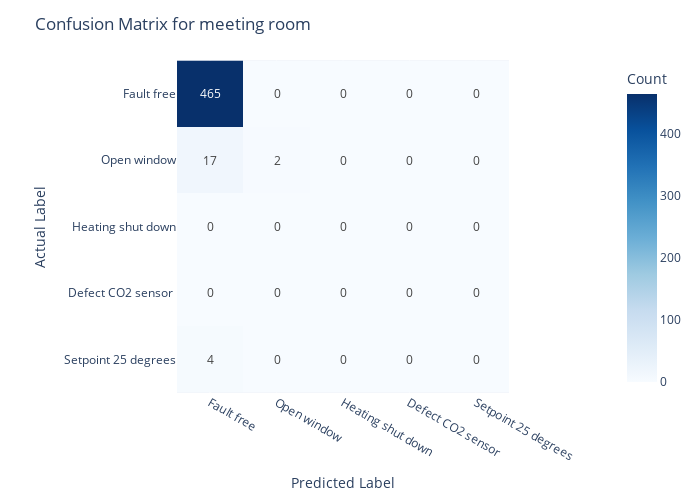

Notebook code cell kept with this figure:
### Code cell
# Define all possible classes
all_classes = [0, 1, 2, 3, 4]  

# Compute confusion matrix with fixed labels
cm = confusion_matrix(test_y, y_pred, labels=all_classes)

# Convert to DataFrame
df_cm = pd.DataFrame(cm, index=all_classes, columns=all_classes)

# Create interactive Plotly heatmap
fig = px.imshow(df_cm, 
                text_auto=True,  
                color_continuous_scale='Blues',  
                labels=dict(x="Predicted", y="Actual", color="Count"))

# Set axis labels and tick values to only show whole numbers (0,1,2,3)
fig.update_layout(
    title="Confusion Matrix for meeting room",
    xaxis_title="Predicted Label",
    yaxis_title="Actual Label",
    xaxis=dict(tickmode='array', tickvals=[0,1,2,3,4], ticktext=['Fault free','Open window','Heating shut down','Defect CO2 sensor','Setpoint 25 degrees']),
    yaxis=dict(tickmode='array', tickvals=[0,1,2,3,4], ticktext=['Fault free','Open window','Heating shut down','Defect CO2 sensor ','Setpoint 25 degrees']), 
    width=700,  # Set width of the figure
    height=500  # Set height of the figure
)

# Show plot
fig.show()

### Figure 1 — Plotly figure (JSON) as saved in the notebook; plotly's stock layout.template omitted (floating-point values rounded to 4 significant figures)
{"data": [{"coloraxis": "coloraxis", "hovertemplate": "Predicted: %{x}<br>Actual: %{y}<br>Count: %{z}<extra></extra>", "name": "0", "texttemplate": "%{z}", "type": "heatmap", "x": [0, 1, 2, 3, 4], "xaxis": "x", "y": [0, 1, 2, 3, 4], "yaxis": "y", "z": [[465, 0, 0, 0, 0], [17, 2, 0, 0, 0], [0, 0, 0, 0, 0], [0, 0, 0, 0, 0], [4, 0, 0, 0, 0]]}], "layout": {"coloraxis": {"colorbar": {"title": {"text": "Count"}}, "colorscale": [[0, "rgb(247,251,255)"], [0.125, "rgb(222,235,247)"], [0.25, "rgb(198,219,239)"], [0.375, "rgb(158,202,225)"], [0.5, "rgb(107,174,214)"], [0.625, "rgb(66,146,198)"], [0.75, "rgb(33,113,181)"], [0.875, "rgb(8,81,156)"], [1, "rgb(8,48,107)"]]}, "height": 500, "margin": {"t": 60}, "title": {"text": "Confusion Matrix for meeting room"}, "width": 700, "xaxis": {"anchor": "y", "constrain": "domain", "domain": [0, 1], "scaleanchor": "y", "tickmode": "array", "ticktext": ["Fault free", "Open window", "Heating shut down", "Defect CO2 sensor", "Setpoint 25 degrees"], "tickvals": [0, 1, 2, 3, 4], "title": {"text": "Predicted Label"}}, "yaxis": {"anchor": "x", "autorange": "reversed", "constrain": "domain", "domain": [0, 1], "tickmode": "array", "ticktext": ["Fault free", "Open window", "Heating shut down", "Defect CO2 sensor ", "Setpoint 25 degrees"], "tickvals": [0, 1, 2, 3, 4], "title": {"text": "Actual Label"}}}}
